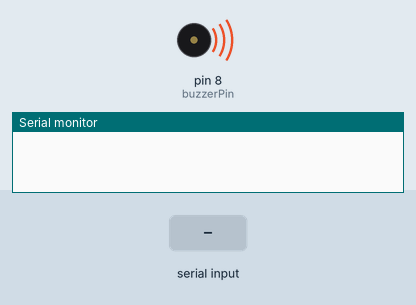
Recording of a program running on a simulated Arduino Uno, built with avr-gcc and run on an emulated ATmega328P. Parts: buzzer (waves = sounding), the last lines printed to the serial monitor. The test bench sets the inputs (shaded band). Random numbers use the default seed unless the program sets one.

Above: at 6.4 s.
6.5 s: "-" received over Serial
At 8.9 s:
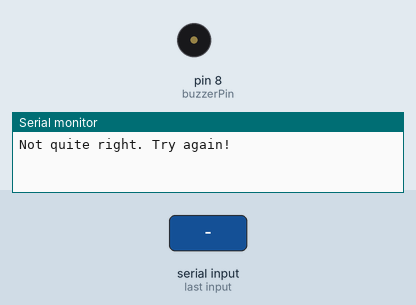
Timing chart, 0 to 10.4 s (numbered marks = the images above; inputs shaded):
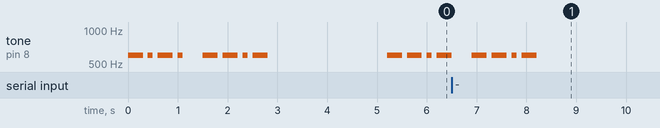

Measured:
- by itself, tone on pin 8 (buzzerPin): plays 600 Hz for 0.30 s, 600 Hz for 0.30 s, 600 Hz for 0.10 s, 600 Hz for 0.30 s

The program:

main.cpp
```cpp
/*
* Morse Generator and Game
* Created by Jakub M0KUK
* Created July 2023
*
* Example of using Arduino platform for learning Morse Code
* prepared as part of RSGB activity during National Coding Week
*/

#include <Arduino.h>

#define ASCII_START 65  //Ascii code of first letter 'A' needed to offset
#define NUMBER_OF_LETTERS 26 //Number of letters in English alphabet
#define WAIT_TIME 2000 //Time before starting again in miliseconds, e.g. 1000 is 1 second
#define ASCII_LOWER_A 97  //Ascii code for lowercase 'a'
#define ASCII_LOWER_Z 122 //Ascii code for lowercase 'z'
#define ASCII_LOWER_TO_UPPER 32 //Ascii difference between lower- and uppercase

const int buzzerPin = 8; //defines pin that buzzer is connected to
const int morseTone = 600;  //defines the tone for the morse sound
const int ditLength = 100;  //dot length in miliseconds
const int dahLength = 3 * ditLength;  //dash length in miliseconds (3x dot length)
const String morseCode[] = {
  ".-", "-...", "-.-.", "-..", ".", "..-.", "--.", "....", "..", ".---", "-.-", ".-..",
  "--", "-.", "---", ".--.", "--.-", ".-.", "...", "-", "..-", "...-", ".--", "-..-", "-.--", "--.."
};
int guessLetter = 0; //character provided by user


void ditPlay(){
  tone(buzzerPin, morseTone, ditLength);
  delay(ditLength);
}

void dahPlay(){
  tone(buzzerPin, morseTone, dahLength);
  delay(dahLength);
}

void play(char whatToPlay){
  if (whatToPlay == '-'){
    dahPlay();
  }
  else if (whatToPlay == '.'){
    ditPlay();
  }
}

void playCharacter(char letterToPlay){
  String toPlay = morseCode[letterToPlay- ASCII_START]; //selecting right character
  for (byte i = 0; i < toPlay.length(); i++) //looping through all dits and dahs
  {
    play(toPlay[i]);
    delay(ditLength);
  }
}


void setup() {
  //Setting up Serial
  Serial.begin(9600);

  randomSeed(analogRead(0)); //Pin 0 should be left floating for more random results
  //Play CQ
  playCharacter('C');
  delay(dahLength); //end of character
  playCharacter('Q');
  delay(dahLength);

  delay(WAIT_TIME);
}

void loop() {
  //Play random character
  char randomLetter = random(NUMBER_OF_LETTERS) + ASCII_START;
  playCharacter(randomLetter);
  delay(dahLength);

  while (guessLetter != randomLetter){
    if (Serial.available()){
      guessLetter = Serial.read();
      //Condition to make all characters uppercase
      if (guessLetter >= ASCII_LOWER_A && guessLetter <= ASCII_LOWER_Z){
        guessLetter = guessLetter - ASCII_LOWER_TO_UPPER;
      }
      //Presenting error message and replaying a character
      if (guessLetter != randomLetter){
        Serial.println("Not quite right. Try again!");
        playCharacter(randomLetter);
        delay(dahLength);
      }
    }
  }
  Serial.println("That's right! Congratulations");

  delay(WAIT_TIME);
}
```
